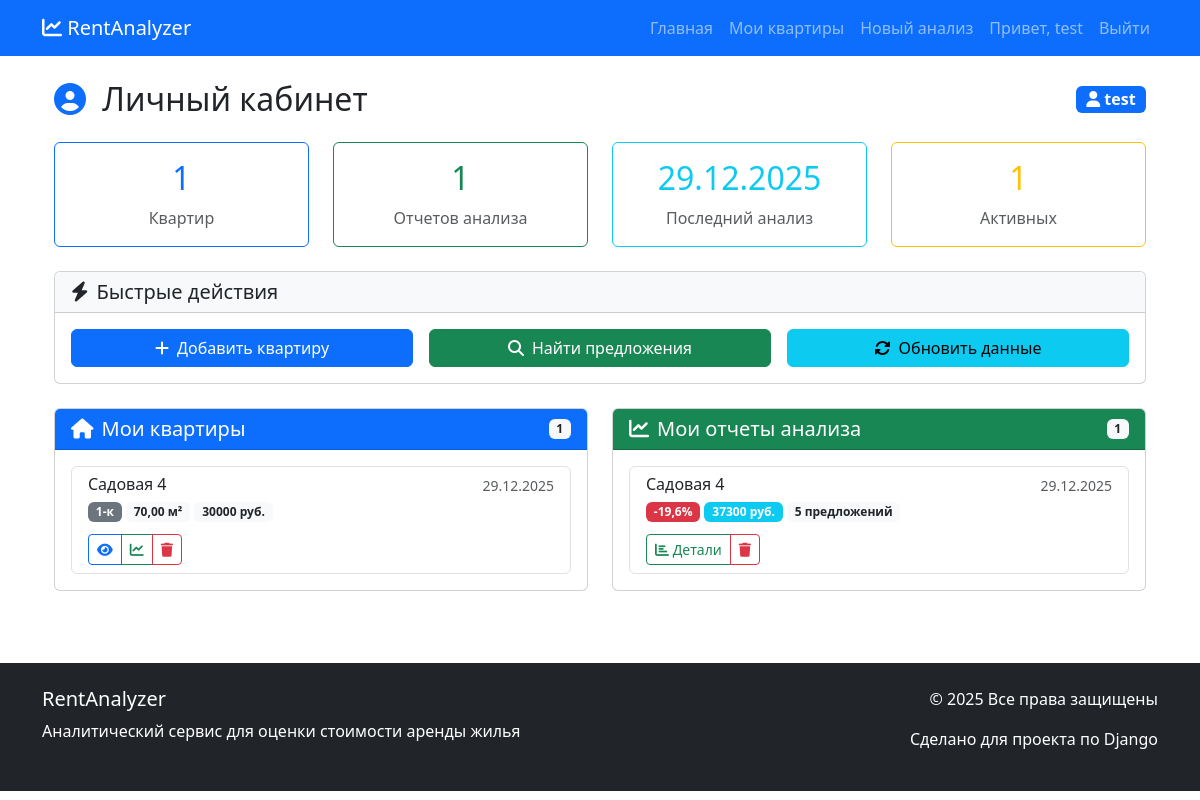
Page /analyzer/dashboard/ (signed in) on the earlier database version.
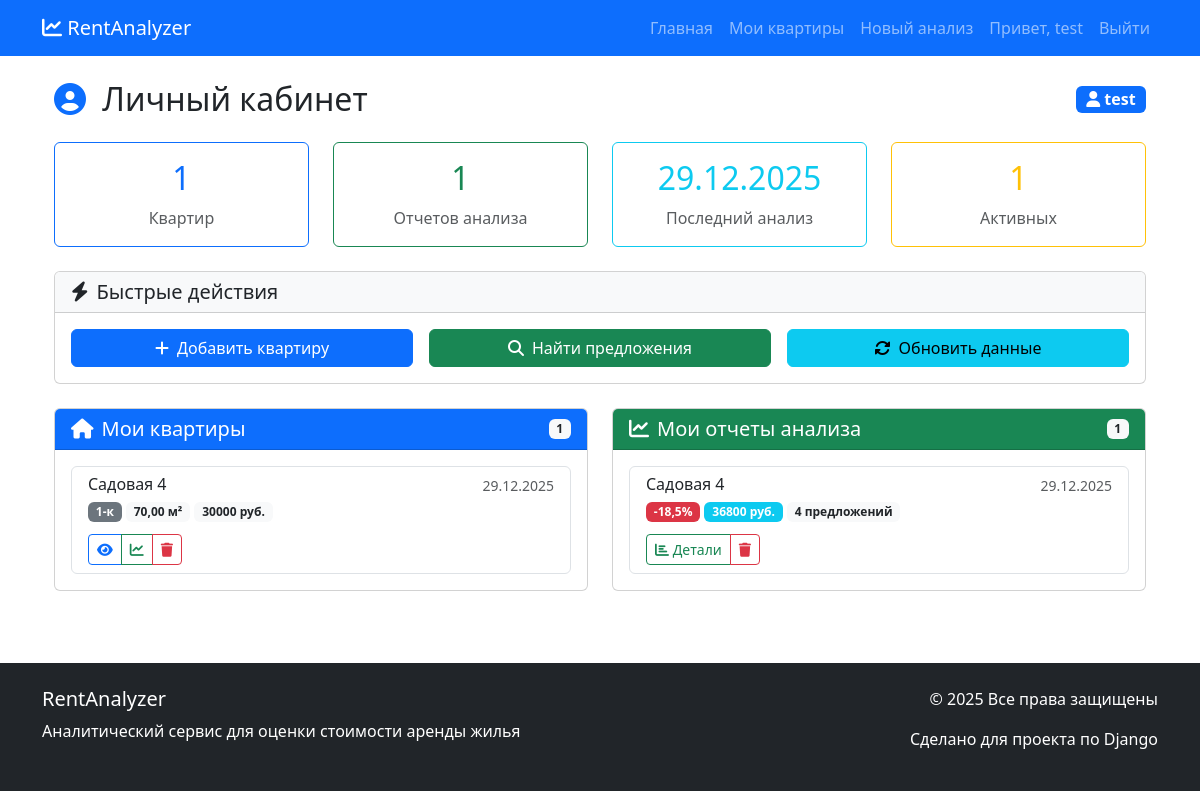
Same page on the later database version.
### analyzer/models.py (models this page shows, shortened)
class AnalysisReport(models.Model):
    apartment = models.OneToOneField(Apartment, on_delete=models.CASCADE, related_name='analysis_report')
    fair_price = models.DecimalField(max_digits=10, decimal_places=2, verbose_name='Справедливая цена')
    price_difference = models.DecimalField(max_digits=5, decimal_places=2, verbose_name='Разница в процентах')
    similar_offers_count = models.IntegerField(default=0, verbose_name='Количество похожих предложений')
    avg_price = models.DecimalField(max_digits=10, decimal_places=2, verbose_name='Средняя цена', default=0)
    median_price = models.DecimalField(max_digits=10, decimal_places=2, verbose_name='Медианная цена', default=0)
    min_price = models.DecimalField(max_digits=10, decimal_places=2, verbose_name='Минимальная цена', default=0)
    max_price = models.DecimalField(max_digits=10, decimal_places=2, verbose_name='Максимальная цена', default=0)
    avg_price_per_sqm = models.DecimalField(max_digits=10, decimal_places=2, verbose_name='Средняя цена за м²',
                                            default=0)
    recommendation = models.TextField(verbose_name='Рекомендация')
    chart_image = models.ImageField(upload_to='analysis_charts/', null=True, blank=True, verbose_name='График')
    created_at = models.DateTimeField(auto_now_add=True)
    chart_image_base64 = models.TextField(
        blank=True,
        null=True,
        verbose_name='График в формате base64'
    )

class Apartment(models.Model):
    REPAIR_CHOICES = [
        ('без ремонта', 'Без ремонта'),
        ('косметический', 'Косметический'),
        ('евро', 'Евроремонт'),
        ('дизайнерский', 'Дизайнерский'),
    ]
    user = models.ForeignKey(
        User,
        on_delete=models.CASCADE,
        verbose_name='Пользователь',
        related_name='apartments'
    )
    city = models.ForeignKey(
        City,
        on_delete=models.CASCADE,
        verbose_name='Город',
        related_name='apartments'
    )
    address = models.CharField(
        max_length=255,
        verbose_name='Адрес',
        help_text='Улица, дом, корпус'
    )
    area = models.DecimalField(
        max_digits=6,
        decimal_places=2,
        verbose_name='Площадь (м²)',
        help_text='Общая площадь квартиры'
    )
    rooms = models.IntegerField(
        verbose_name='Количество комнат',
        choices=[(i, f"{i}-к") for i in range(1, 6)],
        default=1
    )
    floor = models.IntegerField(
        verbose_name='Этаж',
        help_text='На каком этаже находится квартира'
    )
    total_floors = models.IntegerField(
        verbose_name='Всего этажей в доме',
        help_text='Общее количество этажей в здании'
    )
    has_balcony = models.BooleanField(
        default=False,
        verbose_name='Балкон/лоджия'
    )
    repair_type = models.CharField(
        max_length=20,
        choices=REPAIR_CHOICES,
        default='косметический',
        verbose_name='Тип ремонта'
    )
    description = models.TextField(
        verbose_name='Дополнительное описание',
        blank=True,
        help_text='Дополнительные особенности квартиры'
    )
    desired_price = models.DecimalField(
        max_digits=10,
        decimal_places=2,
        verbose_name='Желаемая цена аренды (руб./мес.)',
        help_text='Цена, которую вы хотели бы получать'
    )
    created_at = models.DateTimeField(
        auto_now_add=True,
        verbose_name='Дата добавления'
    )
    updated_at = models.DateTimeField(
        auto_now=True,
        verbose_name='Дата обновления'
    )
    class Meta:
        verbose_name = 'Квартира'
        verbose_name_plural = 'Квартиры'
        ordering = ['-created_at']
    latitude = models.DecimalField(
        max_digits=9,
        decimal_places=6,
        verbose_name='Широта',
        blank=True,
        null=True,
        help_text='Географическая широта (автоматически заполняется)'
    )
    longitude = models.DecimalField(
        max_digits=9,
        decimal_places=6,
        verbose_name='Долгота',
        blank=True,
        null=True,
        help_text='Географическая долгота (автоматически заполняется)'
    )

### analyzer/views.py (the view)
# urls.py: path('dashboard/', views.dashboard, name='dashboard'),
@login_required
def dashboard(request):
    user_apartments = Apartment.objects.filter(user=request.user)
    reports = AnalysisReport.objects.filter(apartment__user=request.user).select_related('apartment').order_by(
        '-created_at')
    total_analyses = reports.count()
    successful_analyses = reports.filter(similar_offers_count__gte=3).count()
    recent_analyses = reports[:5]
    context = {
        'user_apartments': user_apartments,
        'reports': reports,
        'total_analyses': total_analyses,
        'successful_analyses': successful_analyses,
        'recent_analyses': recent_analyses,
        'title': 'Личный кабинет',
    }
    return render(request, 'analyzer/dashboard.html', context)

### templates/analyzer/dashboard.html (shortened to what this page needs)
{% extends 'base.html' %}
{% load static %}
{% block content %}
<div class="container mt-4">
    <div class="d-flex justify-content-between align-items-center mb-4">
        <h1 class="h2 mb-0">
            <i class="fas fa-user-circle text-primary me-2"></i>
            Личный кабинет
        </h1>
        <div>
            <span class="badge bg-primary fs-6">
                <i class="fas fa-user me-1"></i>{{ user.username }}
            </span>
        </div>
    </div>
    <div class="row mb-4">
        <div class="col-md-3">
            <div class="card border-primary">
                <div class="card-body text-center">
                    <h2 class="text-primary">{{ user_apartments.count }}</h2>
                    <p class="text-muted mb-0">Квартир</p>
                </div>
            </div>
        </div>
        <div class="col-md-3">
            <div class="card border-success">
                <div class="card-body text-center">
                    <h2 class="text-success">{{ reports.count }}</h2>
                    <p class="text-muted mb-0">Отчетов анализа</p>
                </div>
            </div>
        </div>
        <div class="col-md-3">
            <div class="card border-info">
                <div class="card-body text-center">
                    <h2 class="text-info">
                        {% if reports %}
                            {{ reports.0.created_at|date:"d.m.Y" }}
                        {% else %}
                            -
                        {% endif %}
                    </h2>
                    <p class="text-muted mb-0">Последний анализ</p>
                </div>
            </div>
        </div>
        <div class="col-md-3">
            <div class="card border-warning">
                <div class="card-body text-center">
                    <h2 class="text-warning">
                        {% if user_apartments %}
                            {{ user_apartments.count }}
                        {% else %}
                            0
                        {% endif %}
                    </h2>
                    <p class="text-muted mb-0">Активных</p>
                </div>
            </div>
        </div>
    </div>
    <div class="card mb-4">
        <div class="card-header bg-light">
            <h5 class="mb-0">
                <i class="fas fa-bolt me-2"></i>Быстрые действия
            </h5>
        </div>
        <div class="card-body">
            <div class="row g-3">
                <div class="col-md-4">
                    <a href="{% url 'analyzer:add_apartment' %}" class="btn btn-primary w-100">
                        <i class="fas fa-plus me-2"></i>Добавить квартиру
                    </a>
                </div>
                <div class="col-md-4">
                    <a href="{% url 'analyzer:market_offers' %}" class="btn btn-success w-100">
                        <i class="fas fa-search me-2"></i>Найти предложения
                    </a>
                </div>
                <div class="col-md-4">
                    <a href="{% url 'analyzer:update_market_data' %}" class="btn btn-info w-100">
                        <i class="fas fa-sync-alt me-2"></i>Обновить данные
                    </a>
                </div>
            </div>
        </div>
    </div>
    <div class="row">
        <div class="col-md-6">
            <div class="card mb-4" id="apartments">
                <div class="card-header bg-primary text-white d-flex justify-content-between align-items-center">
                    <h5 class="mb-0">
                        <i class="fas fa-home me-2"></i>Мои квартиры
                    </h5>
                    <span class="badge bg-light text-dark">{{ user_apartments.count }}</span>
                </div>
                <div class="card-body">
                    {% if user_apartments %}
                    <div class="list-group">
                        {% for apartment in user_apartments %}
                        <div class="list-group-item">
                            <div class="d-flex w-100 justify-content-between">
                                <h6 class="mb-1">{{ apartment.address }}</h6>
                                <small class="text-muted">{{ apartment.created_at|date:"d.m.Y" }}</small>
                            </div>
                            <p class="mb-1">
                                <span class="badge bg-secondary">{{ apartment.rooms }}-к</span>
                                <span class="badge bg-light text-dark">{{ apartment.area }} м²</span>
                                <span class="badge bg-light text-dark">{{ apartment.desired_price|floatformat:0 }} руб.</span>
                            </p>
                            <div class="btn-group btn-group-sm mt-2">
                                <a href="{% url 'analyzer:apartment_detail' apartment.id %}"
                                   class="btn btn-outline-primary">
                                    <i class="fas fa-eye"></i>
                                </a>
                                <a href="{% url 'analyzer:analyze_apartment' apartment.id %}"
                                   class="btn btn-outline-success">
                                    <i class="fas fa-chart-line"></i>
                                </a>
                                <a href="{% url 'analyzer:delete_apartment' apartment.id %}"
                                   class="btn btn-outline-danger"
                                   onclick="return confirm('Удалить эту квартиру?');">
                                    <i class="fas fa-trash"></i>
                                </a>
                            </div>
                        </div>
                        {% endfor %}
                    </div>
                    {% endif %}
                </div>
            </div>
        </div>
        <div class="col-md-6">
            <div class="card mb-4" id="reports">
                <div class="card-header bg-success text-white d-flex justify-content-between align-items-center">
                    <h5 class="mb-0">
                        <i class="fas fa-chart-line me-2"></i>Мои отчеты анализа
                    </h5>
                    <span class="badge bg-light text-dark">{{ reports.count }}</span>
                </div>
                <div class="card-body">
                    {% if reports %}
                    <div class="list-group">
                        {% for report in reports %}
                        <div class="list-group-item">
                            <div class="d-flex w-100 justify-content-between">
                                <h6 class="mb-1">{{ report.apartment.address }}</h6>
                                <small class="text-muted">{{ report.created_at|date:"d.m.Y" }}</small>
                            </div>
                            <p class="mb-1">
                                <span class="badge
                                    {% if report.price_difference > 0 %}bg-success
                                    {% elif report.price_difference < 0 %}bg-danger
                                    {% else %}bg-secondary{% endif %}">
                                    {{ report.price_difference|floatformat:1 }}%
                                </span>
                                <span class="badge bg-info">{{ report.fair_price|floatformat:0 }} руб.</span>
                                <span class="badge bg-light text-dark">{{ report.similar_offers_count }} предложений</span>
                            </p>
                            <div class="btn-group btn-group-sm mt-2">
                                <a href="{% url 'analyzer:analysis_detail' report.id %}"
                                   class="btn btn-outline-success">
                                    <i class="fas fa-chart-bar"></i> Детали
                                </a>
                                <a href="{% url 'analyzer:delete_report' report.id %}"
                                   class="btn btn-outline-danger"
                                   onclick="return confirm('Удалить этот отчет?');">
                                    <i class="fas fa-trash"></i>
                                </a>
                            </div>
                        </div>
                        {% endfor %}
                    </div>
                    {% endif %}
                </div>
            </div>
        </div>
    </div>
</div>
{% endblock %}

### templates/base.html (shortened to what this page needs)
<!DOCTYPE html>
<html lang="ru">
<head>
    <link href="https://cdn.jsdelivr.net/npm/bootstrap@5.3.0/dist/css/bootstrap.min.css" rel="stylesheet">
    <link rel="stylesheet" href="https://cdnjs.cloudflare.com/ajax/libs/font-awesome/6.4.0/css/all.min.css">
</head>
<body>
    <nav class="navbar navbar-expand-lg navbar-dark bg-primary">
        <div class="container">
            <a class="navbar-brand" href="{% url 'home' %}">
                <i class="fas fa-chart-line"></i> RentAnalyzer
            </a>
            <div class="collapse navbar-collapse" id="navbarNav">
                <ul class="navbar-nav ms-auto">
                    <li class="nav-item">
                        <a class="nav-link" href="{% url 'home' %}">Главная</a>
                    </li>
                    {% if user.is_authenticated %}
                        <li class="nav-item">
                            <a class="nav-link" href="{% url 'analyzer:dashboard' %}">Мои квартиры</a>
                        </li>
                        <li class="nav-item">
                            <a class="nav-link" href="{% url 'analyzer:add_apartment' %}">Новый анализ</a>
                        </li>
                        <li class="nav-item">
                            <span class="nav-link">Привет, {{ user.username }}</span>
                        </li>
                        <li class="nav-item">
                            <a class="nav-link" href="{% url 'users:logout' %}">Выйти</a>
                        </li>
                {% endif %}
                </ul>
            </div>
        </div>
    </nav>
    <main class="container mt-4">
        {% block content %}
        {% endblock %}
    </main>
    <footer class="bg-dark text-white mt-5 py-4">
        <div class="container">
            <div class="row">
                <div class="col-md-6">
                    <h5>RentAnalyzer</h5>
                    <p>Аналитический сервис для оценки стоимости аренды жилья</p>
                </div>
                <div class="col-md-6 text-end">
                    <p>&copy; {% now "Y" %} Все права защищены</p>
                    <p>Сделано для проекта по Django</p>
                </div>
            </div>
        </div>
    </footer>
</body>
</html>

Differences in the rows shown:
removed AnalysisReport: created_at "29.12.2025", apartment.address "Садовая 4", price_difference "-19,6", fair_price "37300", similar_offers_count "5"
added AnalysisReport: created_at "29.12.2025", apartment.address "Садовая 4", price_difference "-18,5", fair_price "36800", similar_offers_count "4"
